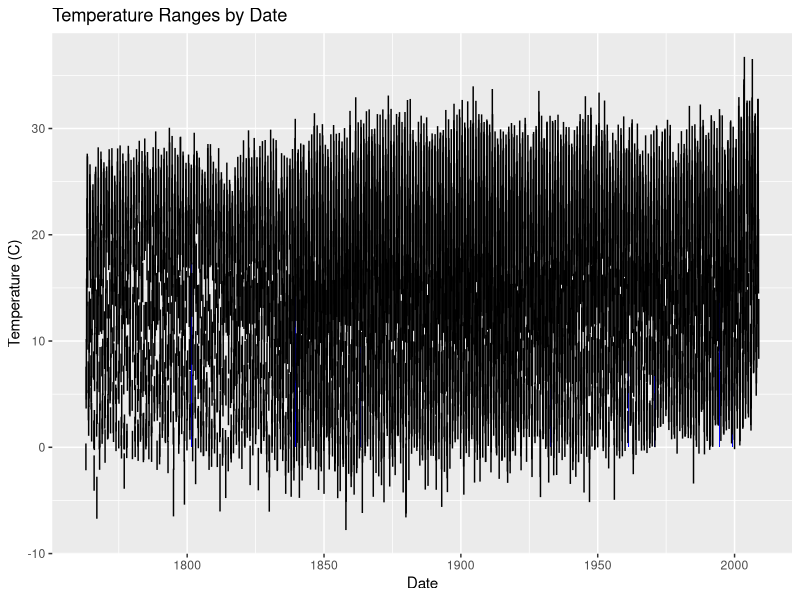
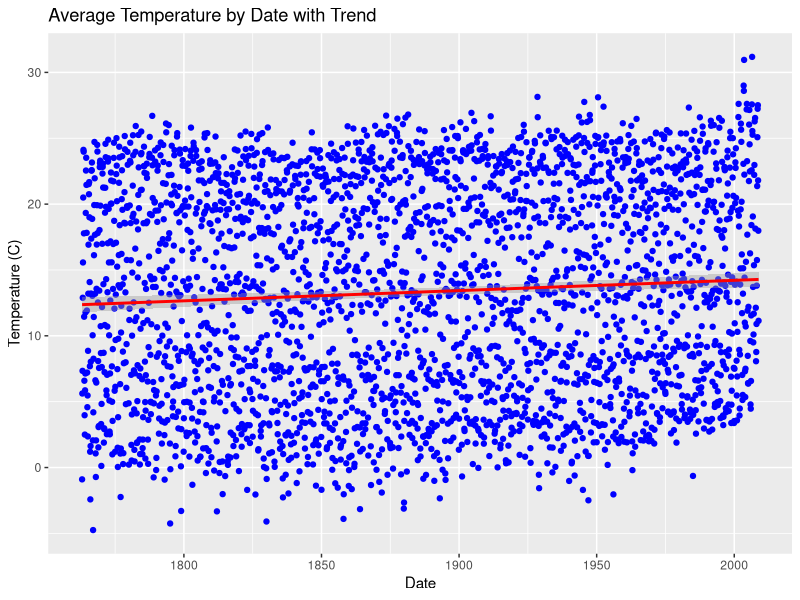
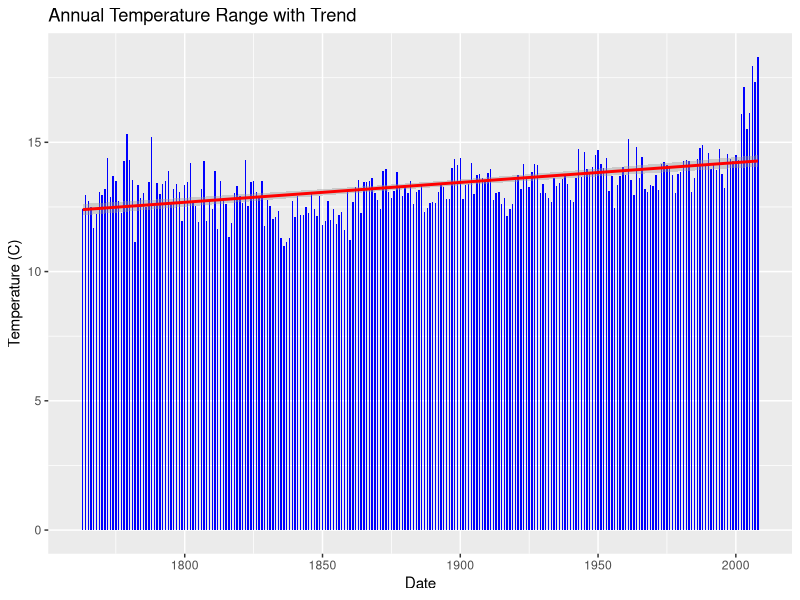
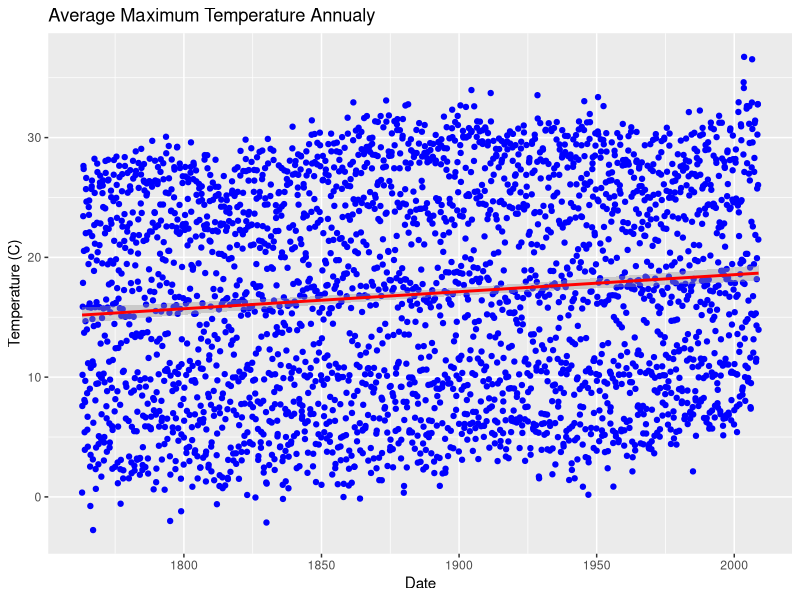
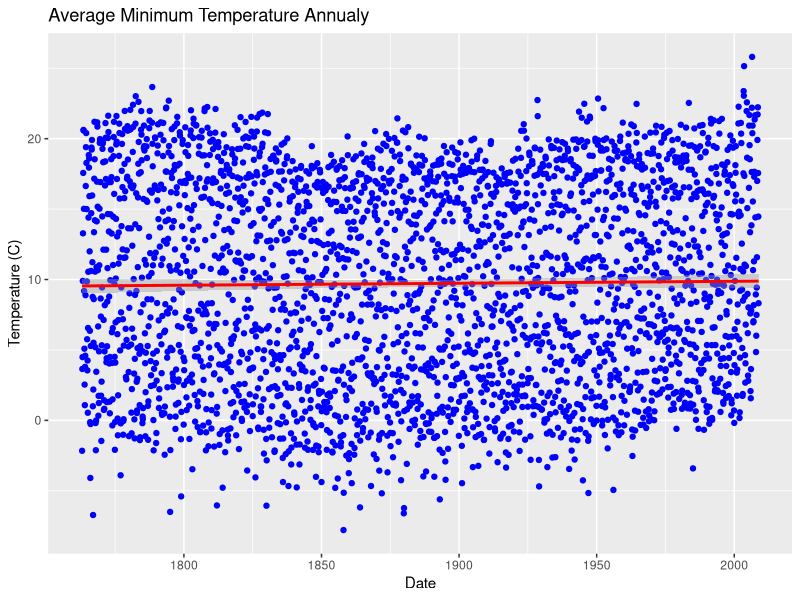
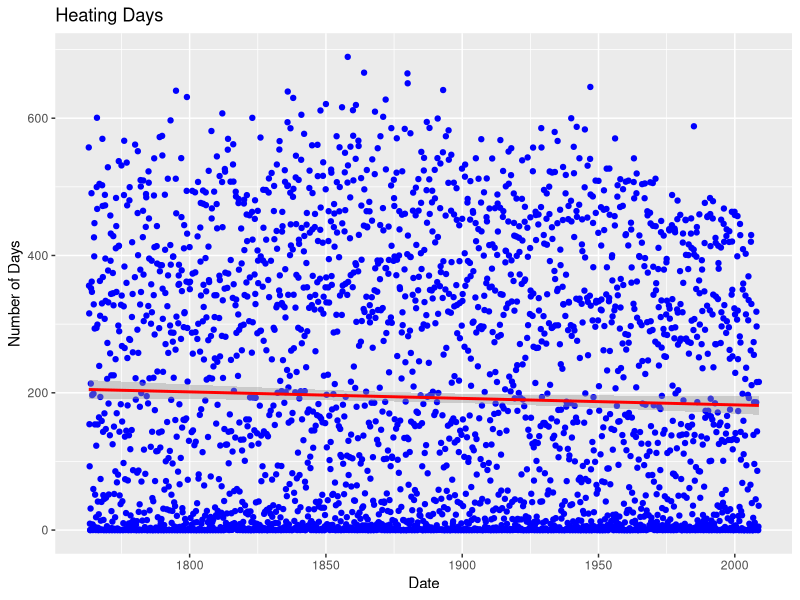
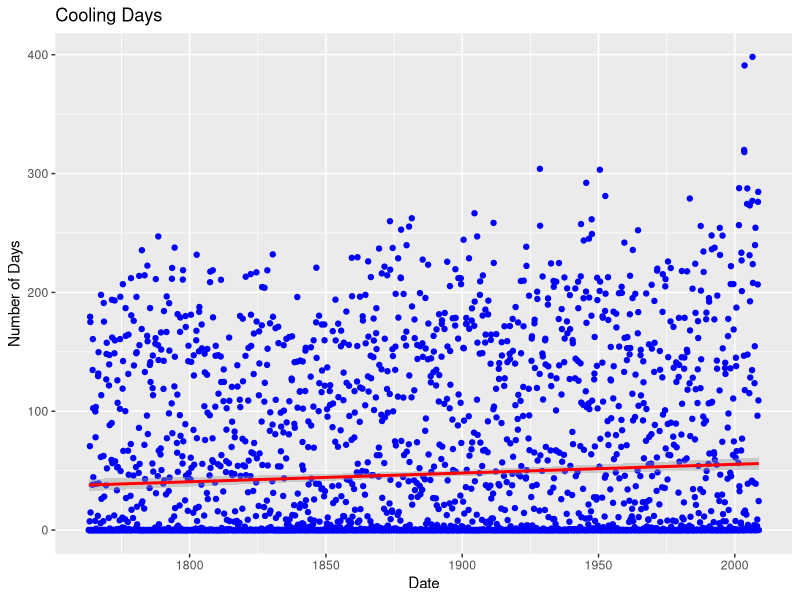
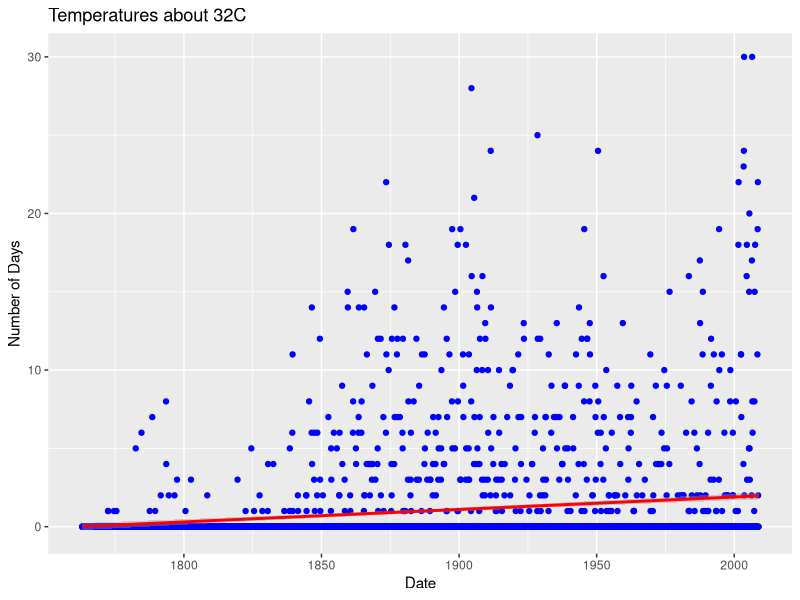

Generate these figures, in order, with R:
## ---- chunk 1
knitr::opts_chunk$set(echo = TRUE)
## ---- chunk 2
library(tidyverse)
library(dplyr)
library(ggplot2)
## ---- chunk 3
data <- read_csv("milan.csv")
head(data)
## ---- chunk 4
min(data$DATE)
max(data$DATE)
## ---- chunk 5
colnames(data)
## ---- chunk 6

# Determine if the location value changes
# TODO: Coleman

# Determine if all variables have the same time frame
# TODO: Coleman
## ---- chunk 7

#Grabs data and names columns to more reasonable col names. NOTE: DX and DY values are in degrees F, so changed to more accurate degrees C titles to match all other vars. 
milanClimate <- data %>%
  select(
    DATE,
    MEAN = TAVG,
    MEAN_MAX = TMAX,
    MEAN_MIN = TMIN,
    HEAT_DEG_DAYS = HTDD,
    COOL_DEG_DAYS = CLDD,
    HIGHEST_TEMP = EMXT,
    HIGHEST_DAY = EMXT_ATTRIBUTES,
    COOLEST_TEMP = EMNT,
    COOLEST_DAY = EMNT_ATTRIBUTES,
    GTE_32 = DX90,
    GTE_21 = DX70,
    GTE_00 = DX32,
    LTE_00 = DT32,
    LTE_N18 = DT00
  )

milanClimate$DATE <- lubridate::ym(milanClimate$DATE)

milanClimate$HIGHEST_DAY <- as.numeric(substr(gsub('\\D','',milanClimate$HIGHEST_DAY), nchar(gsub('\\D','',milanClimate$HIGHEST_DAY))-1, nchar(gsub('\\D','',milanClimate$HIGHEST_DAY))))

milanClimate$COOLEST_DAY <- as.numeric(substr(gsub('\\D','',milanClimate$COOLEST_DAY), nchar(gsub('\\D','',milanClimate$COOLEST_DAY))-1, nchar(gsub('\\D','',milanClimate$COOLEST_DAY))))

colnames(milanClimate)
## ---- chunk 8

subset_min <- milanClimate %>%
  filter(MEAN == min(MEAN, na.rm = TRUE)) %>%
  select(DATE, MEAN, MEAN_MIN, MEAN_MAX)
subset_min

subset_max <- milanClimate %>%
  filter(MEAN == max(MEAN, na.rm = TRUE)) %>%
  select(DATE, MEAN, MEAN_MIN, MEAN_MAX)
subset_max

subset_min_max <- bind_rows(subset_min, subset_max)
subset_min_max # Highest and Lowest Temperatures

ggplot(milanClimate, aes(x=DATE, y=MEAN)) +
  geom_bar(stat="identity", fill="blue", width=0.5) +
  geom_errorbar(aes(ymin = MEAN_MIN, ymax = MEAN_MAX), width = 0.2, position = position_dodge(width = 0.5)) +
  labs(x="Date", y="Temperature (C)") +
  ggtitle("Temperature Ranges by Date")

## ---- chunk 9
# Monthly averages
ggplot(milanClimate, aes(x=DATE, y=MEAN)) +
  geom_point(color='blue') +
  geom_smooth(method='lm', color='red') +
  labs(x="Date", y="Temperature (C)") +
  ggtitle("Average Temperature by Date with Trend")
## ---- chunk 10
# Extract year from the "date" column
new_data <- milanClimate %>%
  mutate(year = lubridate::year(DATE))

# Create a summary dataframe with yearly statistics
summary_df <- new_data %>%
  group_by(year) %>%
  summarise(
    MEAN = mean(MEAN, na.rm = TRUE),
    MIN = min(MEAN_MIN, na.rm = TRUE),
    MAX = max(MEAN_MAX, na.rm = TRUE)
  )
summary_df

# Print the summary dataframe
ggplot(summary_df, aes(x=year, y=MEAN)) +
  geom_bar(stat="identity", fill="blue", width=0.5) +
  geom_smooth(method='lm', color='red') +
  labs(x="Date", y="Temperature (C)") +
  ggtitle("Annual Temperature Range with Trend")
## ---- chunk 11

ggplot(milanClimate, aes(x=DATE, y=MEAN_MAX)) +
  geom_point(color='blue') +
  geom_smooth(method='lm', color='red') +
  labs(x="Date", y="Temperature (C)") +
  ggtitle("Average Maximum Temperature Annualy")

ggplot(milanClimate, aes(x=DATE, y=MEAN_MIN)) +
  geom_point(color='blue') +
  geom_smooth(method='lm', color='red') +
  labs(x="Date", y="Temperature (C)") +
  ggtitle("Average Minimum Temperature Annualy")

ggplot(milanClimate, aes(x=DATE, y=HEAT_DEG_DAYS)) +
  geom_point(color='blue') +
  geom_smooth(method='lm', color='red') +
  labs(x="Date", y="Number of Days") +
  ggtitle("Heating Days")

ggplot(milanClimate, aes(x=DATE, y=COOL_DEG_DAYS)) +
  geom_point(color='blue') +
  geom_smooth(method='lm', color='red') +
  labs(x="Date", y="Number of Days") +
  ggtitle("Cooling Days")

ggplot(milanClimate, aes(x=DATE, y=GTE_32)) +
  geom_point(color='blue') +
  geom_smooth(method='lm', color='red') +
  labs(x="Date", y="Number of Days") +
  ggtitle("Temperatures about 32C")

